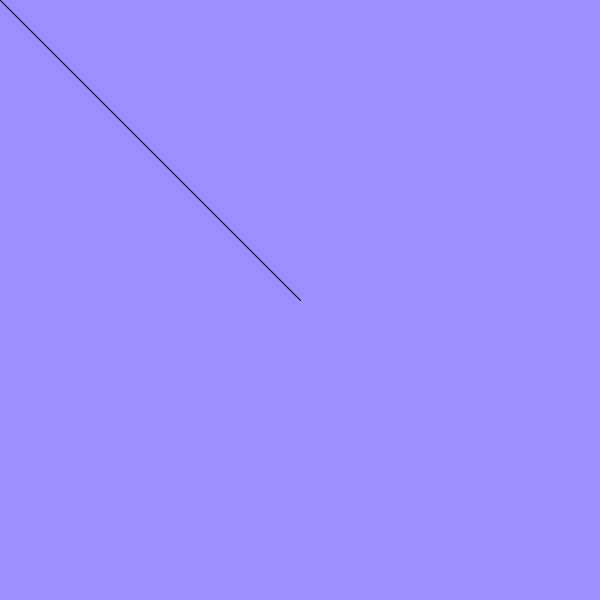
Frame 1 (no input)
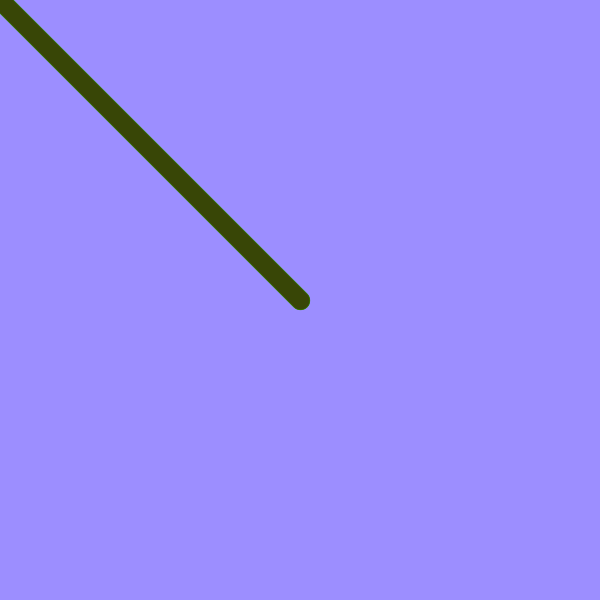
Frame 60 (the mouse pressed at the canvas centre just before this capture)
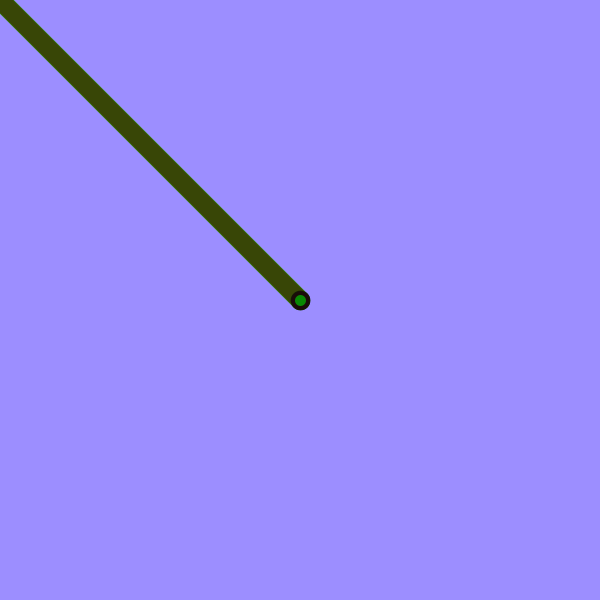
Frame 120 (the mouse held since frame 60 and released just before this capture)

The Processing sketch that drew these frames (run headless with seeded random() and noise(); from frame 60 on, the mouse is pressed at the canvas centre):

// Processing sketch: processing_133940
// ── processing_133940.pde

int aumenta=10;
void setup(){
size(600,600);
background(156,142,255);
}
void draw(){ 
line(height/2,width/2,mouseX,mouseY);
aumenta++;
stroke(random(68.6),random(169),random(10));
strokeWeight(random(20));
}
